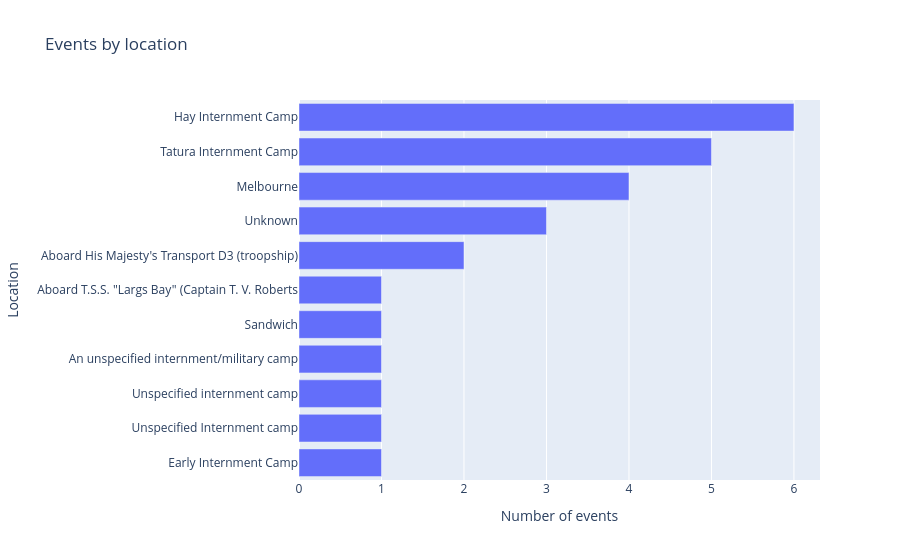

Notebook code for this chart:
### Code cell
place_counts = concerts_df["place_short"].value_counts().reset_index(name="count")
fig = px.bar(
    place_counts,
    x="count", y="place_short",
    orientation="h",
    title="Events by location",
    labels={"place_short": "Location", "count": "Number of events"},
)
fig.update_layout(yaxis={"categoryorder": "total ascending"})
fig.show()

### Figure 1 — Plotly figure (JSON) as saved in the notebook; plotly's stock layout.template omitted (floating-point values rounded to 4 significant figures)
{"data": [{"hovertemplate": "Number of events=%{x}<br>Location=%{y}<extra></extra>", "legendgroup": "", "marker": {"color": "#636efa", "pattern": {"shape": ""}}, "name": "", "orientation": "h", "showlegend": false, "textposition": "auto", "type": "bar", "x": [6, 5, 4, 3, 2, 1, 1, 1, 1, 1, 1], "xaxis": "x", "y": ["Hay Internment Camp", "Tatura Internment Camp", "Melbourne", "Unknown", "Aboard His Majesty's Transport D3 (troopship)", "Early Internment Camp", "Unspecified Internment camp", "Unspecified internment camp", "An unspecified internment/military camp", "Sandwich", "Aboard T.S.S. \"Largs Bay\" (Captain T. V. Roberts"], "yaxis": "y"}], "layout": {"barmode": "relative", "legend": {"tracegroupgap": 0}, "title": {"text": "Events by location"}, "xaxis": {"anchor": "y", "domain": [0, 1], "title": {"text": "Number of events"}}, "yaxis": {"anchor": "x", "categoryorder": "total ascending", "domain": [0, 1], "title": {"text": "Location"}}}}
